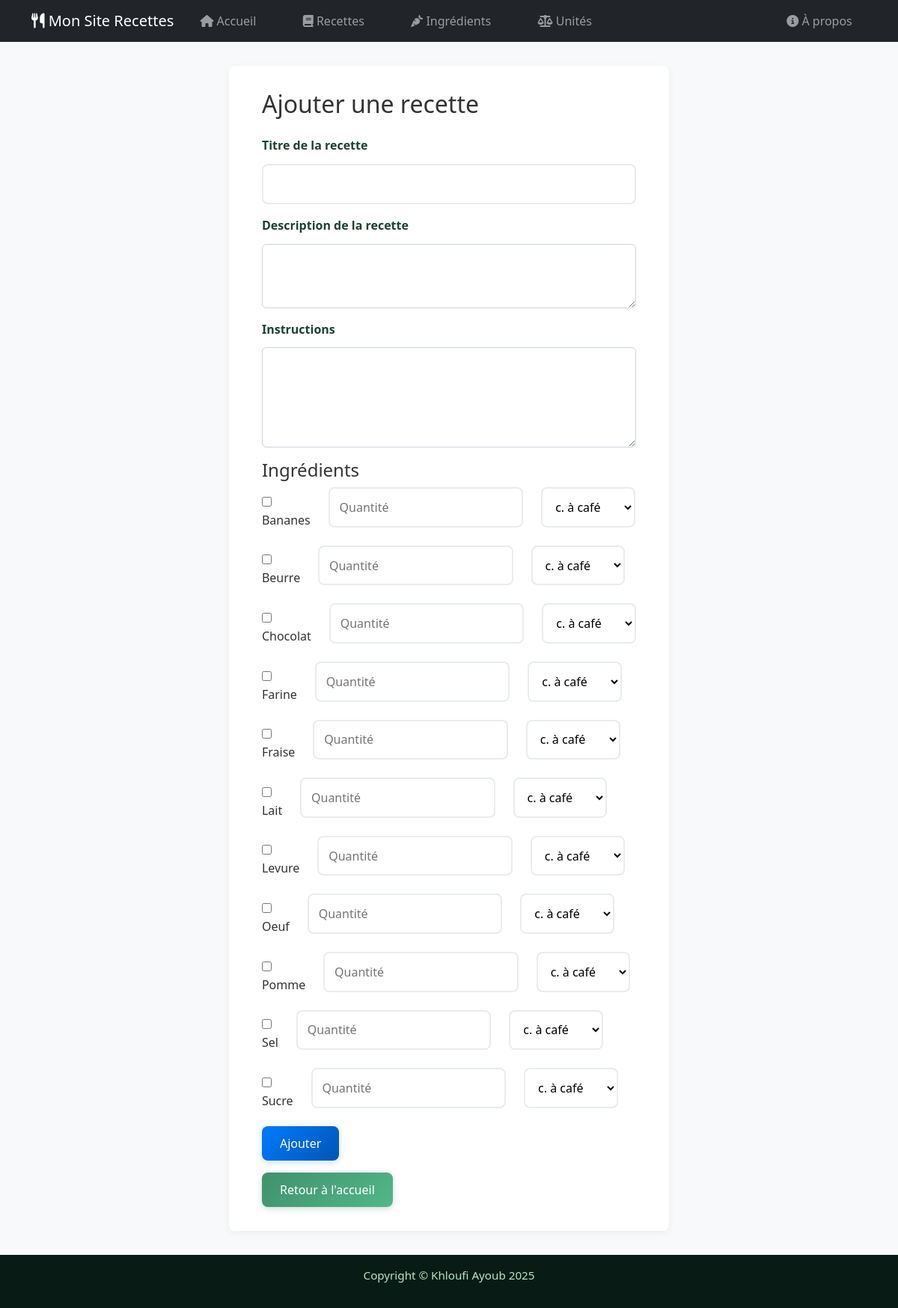
/recipes/add/, run on the app's committed database.
### App/models.py (models this page shows, shortened)
class Ingredient(models.Model):
    name = models.CharField(max_length=50, verbose_name="Nom")
    image = models.ImageField(default="", upload_to='ingredients/', verbose_name="Image", blank=True, null=True)
    class Meta:
        ordering = ('name',)
        verbose_name = "ingredient"
        verbose_name_plural = "ingredients"

### App/views/recipe_views.py (the view, shortened to what this page needs)
# urls.py: path('recipes/add/', views.AddRecipeView.as_view(), name="add_recipe"),
class AddRecipeView(View):
    def get(self, request):
        ingredients = Ingredient.objects.all()
        units = Unit.objects.all()
        return render(request, 'App/recipe/add_recipe.html', {'ingredients': ingredients, 'units': units})

### App/templates/App/recipe/add_recipe.html (shortened to what this page needs)
{% extends 'base.html' %}
{% block content %}
<h2>Ajouter une recette</h2>
<form method="post">
    <div class="mb-3">
        <label for="title" class="form-label">Titre de la recette</label>
        <input
            type="text"
            class="form-control"
            id="title"
            name="title"
            required
            value="{{ title|default:'' }}"
        >
    </div>
    <div class="mb-3">
        <label for="description" class="form-label">Description de la recette</label>
        <textarea
            class="form-control"
            id="description"
            name="description"
            rows="3"
            required
        >{{ description|default:'' }}</textarea>
    </div>
    <div class="mb-3">
        <label for="instructions" class="form-label">Instructions</label>
        <textarea
            class="form-control"
            id="instructions"
            name="instructions"
            rows="5"
            required
        >{{ instructions|default:'' }}</textarea>
    </div>
    <h4>Ingrédients</h4>
    {% for ingredient in ingredients %}
        <div class="row align-items-center mb-2">
            <div class="col-auto">
                <input
                    type="checkbox"
                    id="ingredient{{ forloop.counter }}"
                    name="ingredient_ids"
                    value="{{ ingredient.id }}"
                >
                <label for="ingredient{{ forloop.counter }}">{{ ingredient.name }}</label>
            </div>
            <div class="col-auto">
                <input
                    type="number"
                    min="0.01"
                    step="any"
                    name="quantity_{{ ingredient.id }}"
                    placeholder="Quantité"
                >
            </div>
            <div class="col-auto">
                <select name="unit_{{ ingredient.id }}">
                    {% for unit in units %}
                        <option value="{{ unit.id }}">{{ unit.unit }}</option>
                    {% endfor %}
                </select>
            </div>
        </div>
    {% endfor %}
    <button type="submit" class="btn btn-primary">Ajouter</button>
</form>
<a href="{% url 'home' %}" class="btn btn-secondary mt-3">Retour à l'accueil</a>
{% endblock %}

### static/css/styles.css (style rules this page uses)
html, body { height: 100%; }
body { font-family: 'Segoe UI', Arial, sans-serif; background-color: #f8f9fa; color: #333; margin: 0; padding: 0; display: flex; flex-direction: column; }
.btn { display: inline-block; background: #40916c; color: #fff; padding: 0.5rem 1.2rem; border: none; border-radius: 4px; font-size: 1rem; cursor: pointer; text-decoration: none; transition: background 0.2s; }
form { margin-top: 1.5rem; }
label { display: block; margin-bottom: 0.4rem; font-weight: 500; }
input[type="text"], input[type="number"], textarea, select { width: 100%; padding: 0.5rem; border: 1px solid #b7e4c7; border-radius: 4px; margin-bottom: 1rem; font-size: 1rem; background: #f8f9fa; }
.btn { display: inline-block; background: linear-gradient(135deg, #40916c, #52b788); color: #fff; padding: 0.7rem 1.5rem; border: none; border-radius: 8px; font-size: 1rem; font-weight: 500; cursor: pointer; text-decoration: none; transition: all 0.3s ease; box-shadow: 0 2px 8px rgba(64, 145, 108, 0.3); }
input[type="text"], input[type="number"], textarea, select { width: 100%; padding: 0.8rem; border: 2px solid #e9ecef; border-radius: 8px; margin-bottom: 1rem; font-size: 1rem; background: #fff; transition: all 0.3s ease; }
.form-label { font-weight: 600; color: #1b4332; margin-bottom: 0.8rem; display: block; }
.btn-primary { background: linear-gradient(135deg, #007bff, #0056b3); border: none; color: white; font-weight: 500; }

### data on the page
Ingredient: name "Bananes"
Ingredient: name "Beurre"
Ingredient: name "Chocolat"
Ingredient: name "Farine"
Ingredient: name "Fraise"
Ingredient: name "Lait"
Ingredient: name "Levure"
Ingredient: name "Oeuf"
Ingredient: name "Pomme"
Ingredient: name "Sel"
Ingredient: name "Sucre"

### other printed values
form field value "c. à café"
